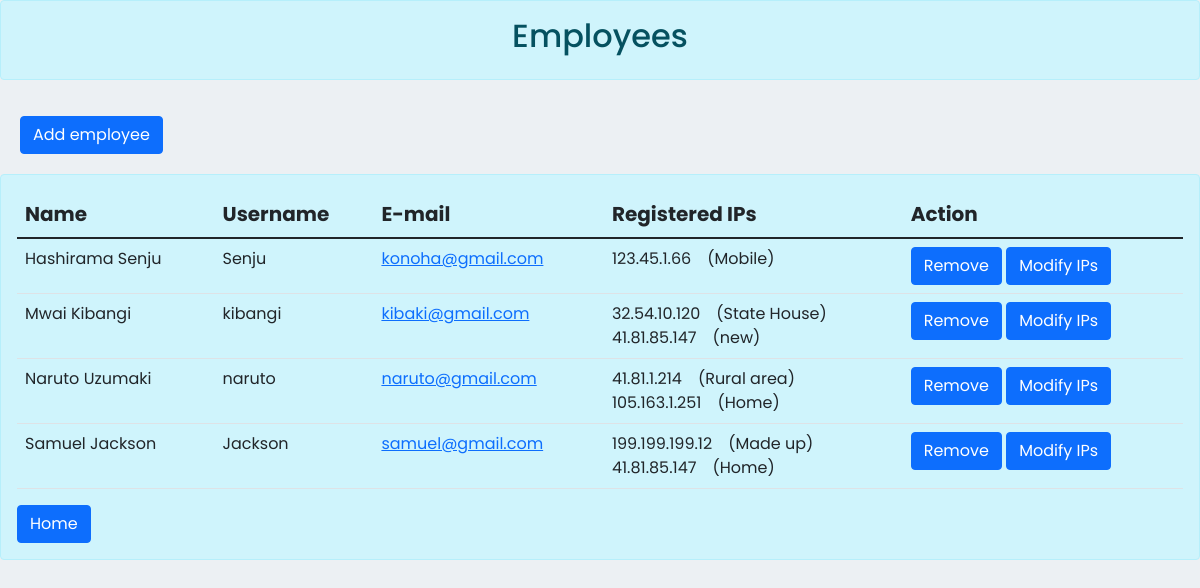
Screenshot of /admin/employees.php (signed in) with the database file from the repository.
### tables this page shows
CREATE TABLE `employee` (
  `employeeid` int(11) NOT NULL,
  `firstname` varchar(30) NOT NULL,
  `lastname` varchar(30) NOT NULL,
  `email` varchar(50) NOT NULL,
  `username` varchar(50) NOT NULL
);

CREATE TABLE `ipaddress` (
  `addressid` int(15) NOT NULL,
  `employeeid` int(11) NOT NULL,
  `ip` varchar(20) NOT NULL,
  `description` varchar(30) NOT NULL
);

### admin/employees.php (the view, shortened to what this page needs)
<?php
include('../dbconn.php');
?>
<!doctype html>
<html>
  <head>
    <?php require_once('../template/admin_head.php'); ?>
  </head>
  <body>
	<div>
			<div class="alert alert-info" ><center><h2>Employees</h2></center></div>
			<button type="button" class="btn btn-primary" data-bs-toggle="modal" data-bs-target="#addemployee" style="margin:20px;">Add employee</button>
		<div class="alert alert-info">
			<table class="table table-hover" style="background-color:;">
				<thead>
				<tr style="font-size:20px;">
					<th>Name</th>
					<th>Username</th>
					<th>E-mail</th>
					<th>Registered IPs</th>
					<th>Action</th>
				</tr>
				</thead>
				<?php
					$query = $conn->query("SELECT * FROM `employee` ORDER BY firstname") or die(mysqli_error());
					while($fetch = $query->fetch_array())
						{
							$employeeid=$fetch['employeeid'];
				?>
				<tr>
					<td><?= $fetch['firstname'];?>&nbsp;<?= $fetch['lastname'];?></td>
					<td><?= $fetch['username']?></td>
					<td><?= "<a href='mailto:".$fetch['email']."'>". $fetch['email']."</a>"?></td>
					<td><?php
						$query2 = $conn->query("SELECT * FROM `ipaddress` WHERE employeeid='$employeeid'") or die(mysqli_error());
						while($fetch2 = $query2->fetch_array())
							{
								echo $fetch2['ip']."&emsp;(".$fetch2['description'].")<br>";
							}
					?></td>
					<td>
						<?php
										echo "<a href='remove_employee.php?employeeid=".$employeeid."' class='btn btn-primary'>Remove</a> ";
										echo "<a href='modify.php?employeeid=".$employeeid."' class='btn btn-primary'>Modify IPs</a> ";
						?>
					</td>
				</tr>
				<?php
					}
				?>
			</table>
			<button type="submit" id='home' class="btn btn-primary" style="align-self:center;">Home</button>
		</div>
	</div>
</body>
</html>

### template/admin_head.php (shortened to what this page needs)
<link rel="stylesheet" href="https://cdnjs.cloudflare.com/ajax/libs/font-awesome/5.15.1/css/all.min.css" />
<link href="https://cdn.jsdelivr.net/npm/bootstrap@5.1.3/dist/css/bootstrap.min.css" rel="stylesheet">
<link rel="stylesheet" type="text/css" href="../css/style.css">

### css/style.css (style rules this page uses)
* { margin: 0; padding: 0; box-sizing: border-box; font-family: 'Poppins', sans-serif }
body { background: #ecf0f3 }

### rows the page displays
employee: firstname "Hashirama", lastname "Senju", username "Senju", email "konoha@gmail.com"
ipaddress: ip "123.45.1.66", description "Mobile"
employee: firstname "Mwai", lastname "Kibangi", username "kibangi", email "kibaki@gmail.com"
ipaddress: ip "32.54.10.120", description "State House"
ipaddress: ip "41.81.85.147", description "new"
employee: firstname "Naruto", lastname "Uzumaki", username "naruto", email "naruto@gmail.com"
ipaddress: ip "41.81.1.214", description "Rural area"
ipaddress: ip "105.163.1.251", description "Home"
employee: firstname "Samuel", lastname "Jackson", username "Jackson", email "samuel@gmail.com"
ipaddress: ip "199.199.199.12", description "Made up"
ipaddress: ip "41.81.85.147", description "Home"
